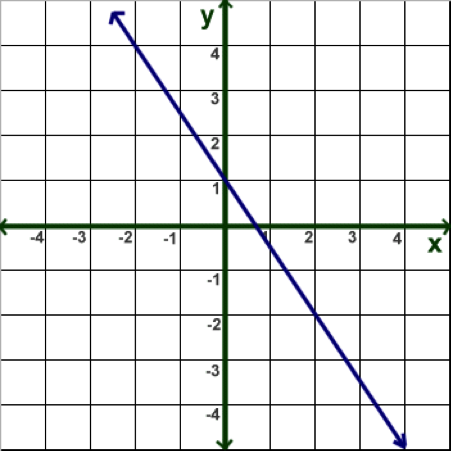
#> input picture opencv/ch14-几何变换/drawing.png, 451 x 451 px, given in place of the camera
$ python '2.物体跟踪_blue_object.py'
#> lines starting #> are read from the running program, lines starting #| are printed output that depends on the picture
# -*- coding: utf-8 -*-
import cv2
import numpy as np

'''
物体跟踪

• 从视频中获取每一帧图像
• 将图像转换到 HSV 空间
• 设置 HSV 阈值到蓝色范围。
• 获取蓝色物体 当然我们 可以做其他任何我们想做的事
比如 在蓝色 物体周围画一个圈。


当你学习了【轮廓】之后 你就会学到更多 相关知识
那是你就可以找到物体的重心 并根据重心来跟踪物体
仅仅在摄像头前挥挥手就可以画出同的图形，或者其他更有趣的事。
'''

cap = cv2.VideoCapture(0)
ret = cap.set(3, 640)
ret = cap.set(4, 480)

# 定蓝色的阈值
# lower = np.array([110, 50, 50])
# upper = np.array([130, 255, 255])

#黄色-乒乓球
# lower = np.array([20, 100, 100])
# upper = np.array([30, 255, 255])

# 黑色
lower_black = np.array([0, 0, 0])
upper_black = np.array([180, 255, 30])

while True:
    # 获取每一帧
    ret, frame = cap.read()
#> frame is the input picture: shape (451, 451, 3); mean B, G, R 232.1, 232.1, 230.9
    # 换到 HSV
    hsv = cv2.cvtColor(frame, cv2.COLOR_BGR2HSV)
#> hsv: shape (451, 451, 3); mean H, S, V 4.5, 7.8, 233.4

    # 根据阈值构建掩模
    # mask = cv2.inRange(hsv, lower, upper)
    mask = cv2.inRange(hsv, lower_black, upper_black)
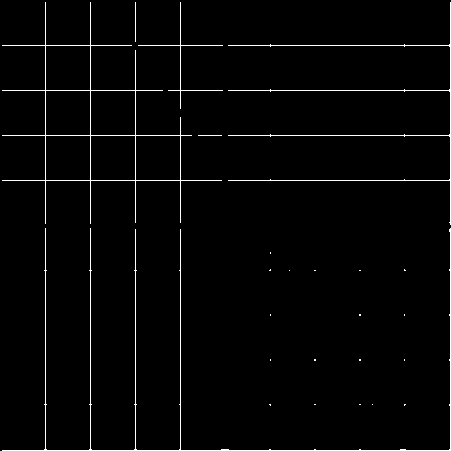
#> mask: shape (451, 451); 2.2% white in thin lines or dots
    # 对原图像和掩模位运算
    res = cv2.bitwise_and(frame, frame, mask=mask)
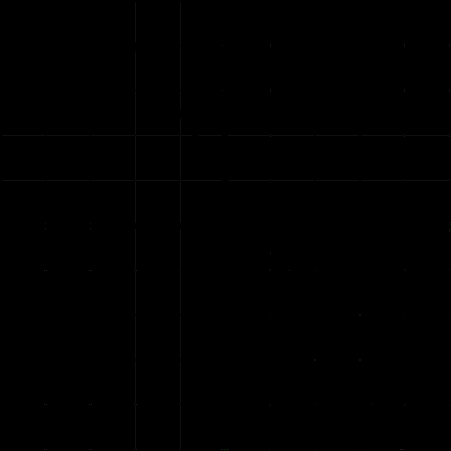
#> res: shape (451, 451, 3); mean B, G, R 0.1, 0.1, 0.1

    # 显示图像
    cv2.imshow('frame', frame)
    cv2.moveWindow('frame', x=0, y=0)  # 原地
    cv2.imshow('mask', mask)
    cv2.moveWindow('mask', x=frame.shape[1], y=0)#右边
    cv2.imshow('res', res)
    cv2.moveWindow('res', y=frame.shape[0], x=0)#下边

    k = cv2.waitKey(1)  # & 0xFF
#> (key q is pressed here)
    if k == ord('q'):
        break
# 关闭窗口
cap.release()
cv2.destroyAllWindows()
